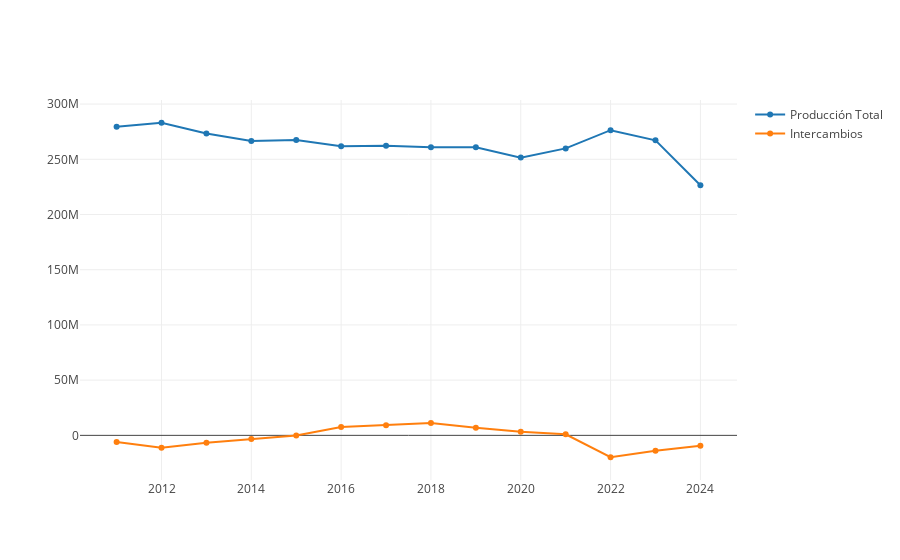

Notebook source saved alongside this figure:
### Code cell
def AnalisisCrecimientoProduccion(dataFrameBalance: DataFrame): Unit = {
    val produccionTotalAnual = dataFrameBalance
        .filter(col("Familia") !== "Demanda") // Excluir filas con "Demanda"
        .filter(col("Compuesto") === false)    // Filtrar las fuentes no compuestas
        .filter(date_format(col("FechaCompleta"), "yyyy") =!= "2010")  // Excluir el año 2010
        .groupBy(date_format(col("FechaCompleta"), "yyyy").as("Año"))  // Agrupar por año
        .agg(sum("Valor").as("ValorTotal"))     // Calcular la suma de la producción por año
        .orderBy("Año")                        // Ordenar por año

    val saldoIntercambiosAnual = dataFrameBalance // Excluir filas con "Demanda"
        .filter(col("Tipo") === "Saldo I. internacionales")    // Filtrar las fuentes no compuestas
        .filter(date_format(col("FechaCompleta"), "yyyy") =!= "2010")  // Excluir el año 2010
        .groupBy(date_format(col("FechaCompleta"), "yyyy").as("Año"))  // Agrupar por año
        .agg(sum("Valor").as("ValorTotal"))     // Calcular la suma de la producción por año
        .orderBy("Año")                        // Ordenar por año

    // Obtener las fechas y valores de la producción anual
    val fechas = produccionTotalAnual.select("Año").as[String].collect.toSeq
    val valorProduccion = produccionTotalAnual.select("ValorTotal").as[Double].collect.toSeq
    val valorIntercambios = saldoIntercambiosAnual.select("ValorTotal").as[Double].collect.toSeq
    // Crear la traza para el gráfico
    val produccion = Scatter(fechas, valorProduccion, name = "Producción Total")
    val intercambios = Scatter(fechas, valorIntercambios, name = "Intercambios")
    val data = Seq(produccion, intercambios)
    plot(data)
}



AnalisisCrecimientoProduccion(dataFrameBalance)

### Figure 1 — Plotly figure (JSON) as saved in the notebook; plotly's stock layout.template omitted (floating-point values rounded to 4 significant figures)
{"data": [{"name": "Producción Total", "type": "scatter", "x": ["2011", "2012", "2013", "2014", "2015", "2016", "2017", "2018", "2019", "2020", "2021", "2022", "2023", "2024"], "y": [279400000.0, 283100000.0, 273300000.0, 266500000.0, 267400000.0, 261900000.0, 262300000.0, 260900000.0, 260900000.0, 251500000.0, 259900000.0, 276400000.0, 267200000.0, 226600000.0]}, {"name": "Intercambios", "type": "scatter", "x": ["2011", "2012", "2013", "2014", "2015", "2016", "2017", "2018", "2019", "2020", "2021", "2022", "2023", "2024"], "y": [-6098000.0, -11180000.0, -6751000.0, -3386000.0, -119700.0, 7663000.0, 9123000.0, 11170000.0, 6822000.0, 3200000.0, 955300.0, -19810000.0, -13990000.0, -9304000.0]}], "layout": {"autosize": true, "xaxis": {"autorange": true, "range": [2010.0, 2025.0], "type": "linear"}, "yaxis": {"autorange": true, "range": [-42000000.0, 305300000.0], "type": "linear"}}}
